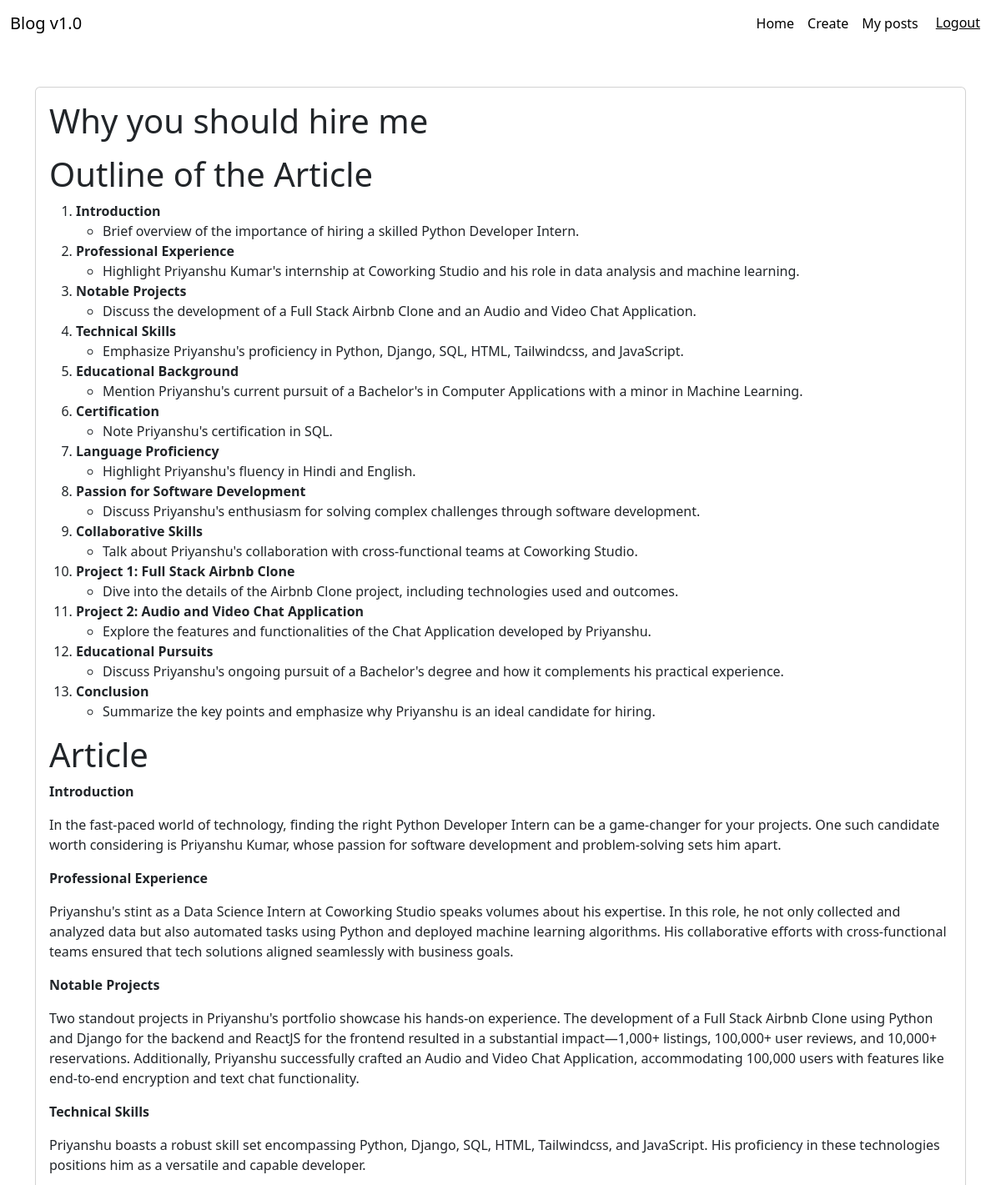
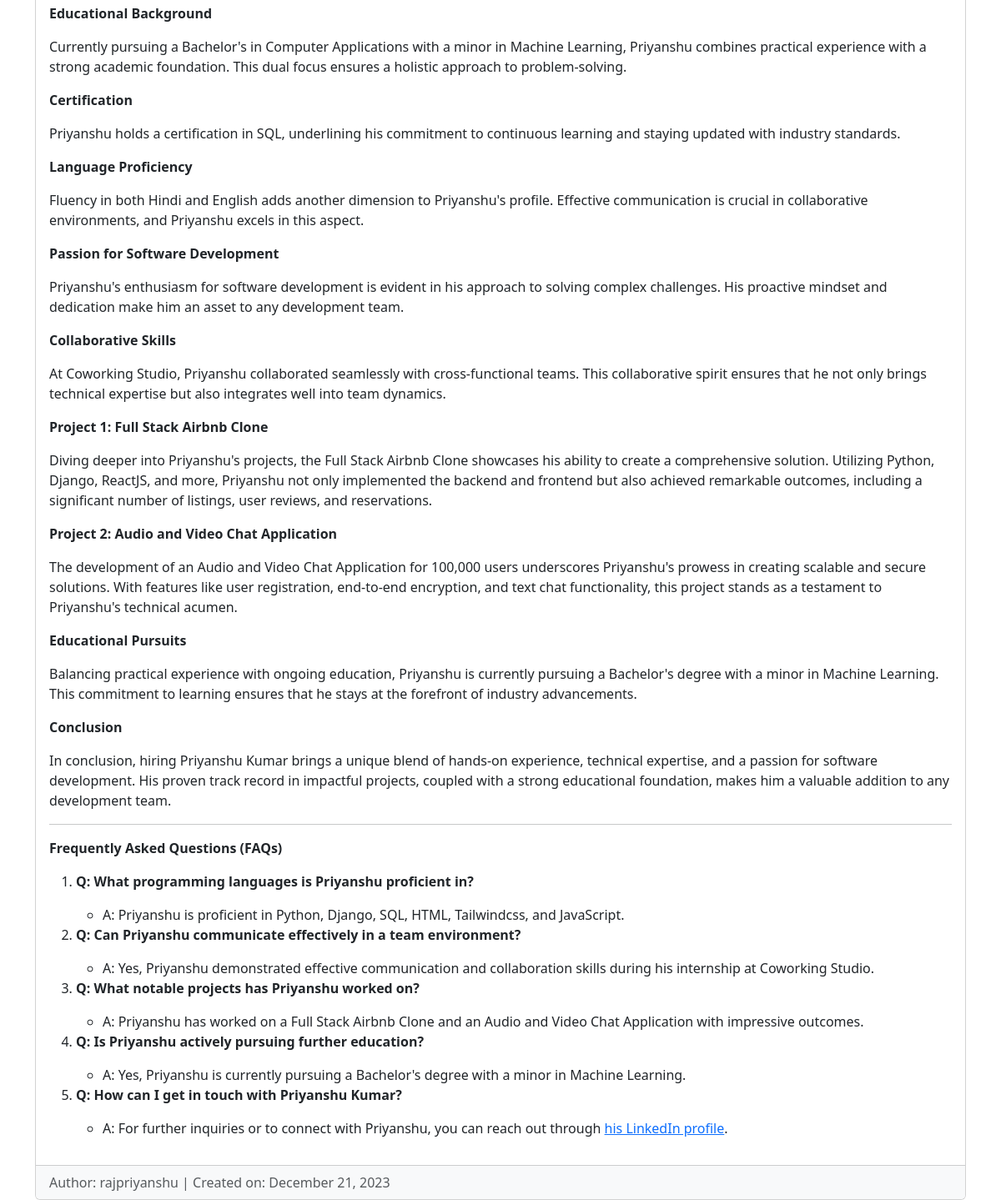
/post/5/, run on the app's committed database (2 pictures, top to bottom).
### main/models.py (models this page shows, shortened)
class Blog(models.Model):
    title = models.CharField(max_length=255)
    body = RichTextField(blank=True,null=True)
    time_creation = models.DateTimeField(auto_now_add=True)
    author = models.ForeignKey(User, on_delete=models.CASCADE)
    blog_id = models.AutoField(primary_key=True)

### main/views.py (the view)
# urls.py: path('post/<int:blog_id>/', views.view_blog_post, name='view_blog_post'),
def view_blog_post(request, blog_id):
    blog_post = get_object_or_404(Blog, blog_id=blog_id)
    return render(request, 'main/readblog.html', {'blog_post': blog_post})

### templates/main/readblog.html
{% extends 'main/base.html' %}
{% block content %}
{% include 'main/nav.html' %}
<div class="container mt-5 d-flex justify-content-center align-items-center">
    <div class="card">
        <div class="card-body">
            <h1 class="card-title mb-9">{{ blog_post.title|safe }}</h1>
            <p class="card-text text-left">{{ blog_post.body|safe }}</p>
        </div>
        <div class="card-footer text-muted bg-light">
            Author: {{ blog_post.author.username }} | Created on: {{ blog_post.time_creation|date:"F d, Y" }}
        </div>
    </div>
</div>
{% endblock %}

### data on the page
Blog: title "Why you should hire me", body "Outline of the Article Introduction Brief overview of the importance of hiring a skilled Python Developer Intern. Professional Experience Highlight Priyanshu Kumar's internship at Coworking Studio and his role in data analysis and machine learning. Notable Projects Discuss the development of a Full Stack Airbnb Clone and an Audio and Video Chat Application. Technical Skills Emphasize Priyanshu's proficiency in Python, Django, SQL, HTML, Tailwindcss, and JavaScript. Educational Background Mention Priyanshu's current pursuit of a Bachelor's in Computer Applications with a minor in Machine Learning. Certification Note Priyanshu's certification in SQL. Language Proficiency Highlight Priyanshu's…", author.username "rajpriyanshu", time_creation "December 21, 2023"
